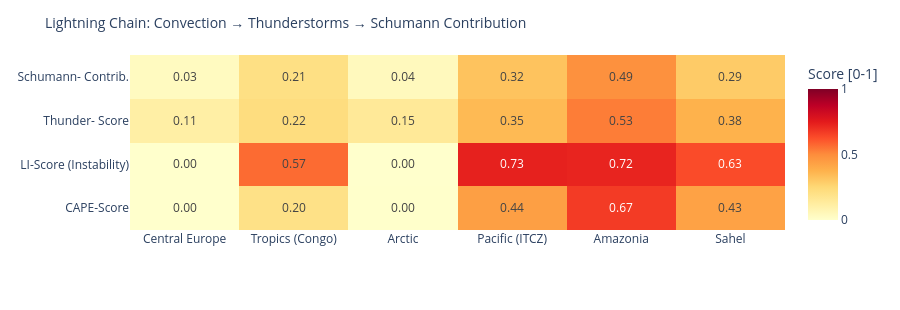

Notebook code for this chart:
### Code cell
# ============================================================
# LIGHTNING CHAIN: Convection → Thunderstorms → Schumann
# Shows the causal chain per measurement point as heatmap
# ============================================================

def cape_score(v):
    """CAPE → normalized score [0,1]"""
    if v is None or pd.isna(v): return 0.0
    return min(1.0, float(v) / 3000)

def li_score(v):
    """Lifted Index: negative = unstable → score [0,1]"""
    if v is None or pd.isna(v): return 0.3
    return min(1.0, max(0.0, (-float(v) + 6) / 12))

def cloud_score(v):
    if v is None or pd.isna(v): return 0.3
    return float(v) / 100

def thunder_score(row):
    """Kombinierter Gewitterwahrscheinlichkeits-Score
    CAPE + LI + Bedeckung + WMO-Gewitter + konvektiver Niederschlag (showers)
    Hinweis: X-Ray und Kp sind kein Bestandteil – nur geomagn./solarer Kontext.
    """
    cs = cape_score(row.get('cape'))
    ls = li_score(row.get('li'))
    cl = cloud_score(row.get('cloud'))
    t  = 1.0 if row.get('thunderstorm') else 0.0
    # Convective precipitation (showers) as additional indicator
    sh = min(1.0, (row.get('showers') or 0) / 5.0)
    return round(cs * 0.30 + ls * 0.25 + cl * 0.15 + t * 0.20 + sh * 0.10, 3)

def schumann_contribution(t_score, lat):
    """Schumann contribution: higher in tropics (±30°), scaled by thunderstorm score"""
    lat_weight = max(0.3, 1.0 - abs(lat) / 60)
    return round(t_score * lat_weight, 3)

df_atm['cape_score']   = df_atm.apply(lambda r: cape_score(r['cape']), axis=1)
df_atm['li_score']     = df_atm.apply(lambda r: li_score(r['li']),    axis=1)
df_atm['thunder_score']= df_atm.apply(lambda r: thunder_score(r.to_dict()), axis=1)
df_atm['schumann_contribution'] = df_atm.apply(
    lambda r: schumann_contribution(r['thunder_score'], r['lat']), axis=1)

metrics = ['cape_score', 'li_score', 'thunder_score', 'schumann_contribution']
labels  = ['CAPE-Score', 'LI-Score\n(Instability)', 'Thunder-\nScore', 'Schumann-\nContrib.']
z_data  = [df_atm[m].tolist() for m in metrics]

fig = go.Figure(go.Heatmap(
    z=z_data,
    x=df_atm['point'].tolist(),
    y=labels,
    colorscale='YlOrRd',
    zmin=0, zmax=1,
    text=[[f'{v:.2f}' for v in row] for row in z_data],
    texttemplate='%{text}', textfont=dict(size=12),
    colorbar=dict(title='Score [0-1]')
))
fig.update_layout(
    title=dict(text='Lightning Chain: Convection → Thunderstorms → Schumann Contribution', font=dict(size=14)),
    height=310,
    plot_bgcolor='rgba(0,0,0,0)', paper_bgcolor='rgba(0,0,0,0)',
    margin=dict(l=130, r=80, t=55, b=80)
)
fig.show()

### Figure 1 — Plotly figure (JSON) as saved in the notebook; plotly's stock layout.template omitted (floating-point values rounded to 4 significant figures)
{"data": [{"colorbar": {"title": {"text": "Score [0-1]"}}, "colorscale": [[0.0, "rgb(255,255,204)"], [0.125, "rgb(255,237,160)"], [0.25, "rgb(254,217,118)"], [0.375, "rgb(254,178,76)"], [0.5, "rgb(253,141,60)"], [0.625, "rgb(252,78,42)"], [0.75, "rgb(227,26,28)"], [0.875, "rgb(189,0,38)"], [1.0, "rgb(128,0,38)"]], "text": [["0.00", "0.20", "0.00", "0.44", "0.67", "0.43"], ["0.00", "0.57", "0.00", "0.73", "0.72", "0.63"], ["0.11", "0.22", "0.15", "0.35", "0.53", "0.38"], ["0.03", "0.21", "0.04", "0.32", "0.49", "0.29"]], "textfont": {"size": 12}, "texttemplate": "%{text}", "type": "heatmap", "x": ["Central Europe", "Tropics (Congo)", "Arctic", "Pacific (ITCZ)", "Amazonia", "Sahel"], "y": ["CAPE-Score", "LI-Score\n(Instability)", "Thunder-\nScore", "Schumann-\nContrib."], "z": [[0.0, 0.2, 0.003333, 0.44, 0.67, 0.43], [0.0, 0.5667, 0.0, 0.7333, 0.725, 0.6333], [0.112, 0.223, 0.148, 0.35, 0.532, 0.376], [0.034, 0.208, 0.044, 0.321, 0.488, 0.295]], "zmax": 1, "zmin": 0}], "layout": {"height": 310, "margin": {"b": 80, "l": 130, "r": 80, "t": 55}, "paper_bgcolor": "rgba(0,0,0,0)", "plot_bgcolor": "rgba(0,0,0,0)", "title": {"font": {"size": 14}, "text": "Lightning Chain: Convection → Thunderstorms → Schumann Contribution"}}}
